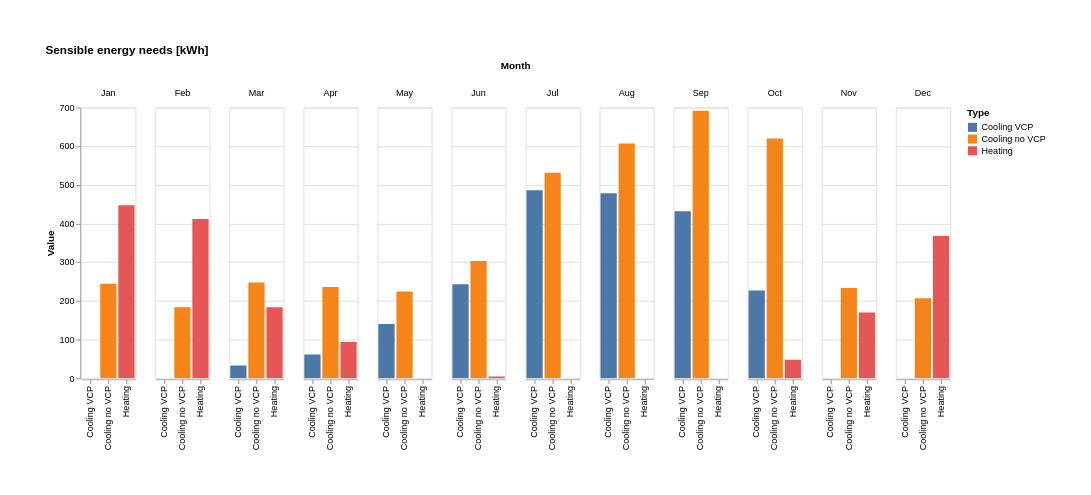

This figure's Vega-Lite source:
### Vega-Lite specification from a JSON file in a GitHub repository (floating-point values rounded to 4 significant figures)
{"$schema": "https://vega.github.io/schema/vega-lite/v6.1.0.json", "config": {"view": {"continuousHeight": 300, "continuousWidth": 300}}, "data": {"name": "data-92f3f0176014aefeaf165f2e8ae3903e"}, "datasets": {"data-92f3f0176014aefeaf165f2e8ae3903e": [{"Month": "Jan", "Type": "Heating", "Value": 447.2}, {"Month": "Feb", "Type": "Heating", "Value": 411.7}, {"Month": "Mar", "Type": "Heating", "Value": 183.6}, {"Month": "Apr", "Type": "Heating", "Value": 93.78}, {"Month": "May", "Type": "Heating", "Value": 0.0}, {"Month": "Jun", "Type": "Heating", "Value": 5.088}, {"Month": "Jul", "Type": "Heating", "Value": 0.0}, {"Month": "Aug", "Type": "Heating", "Value": 0.0}, {"Month": "Sep", "Type": "Heating", "Value": 0.0}, {"Month": "Oct", "Type": "Heating", "Value": 48.06}, {"Month": "Nov", "Type": "Heating", "Value": 169.9}, {"Month": "Dec", "Type": "Heating", "Value": 368.1}, {"Month": "Jan", "Type": "Cooling no VCP", "Value": 244.8}, {"Month": "Feb", "Type": "Cooling no VCP", "Value": 183.7}, {"Month": "Mar", "Type": "Cooling no VCP", "Value": 247.5}, {"Month": "Apr", "Type": "Cooling no VCP", "Value": 236.0}, {"Month": "May", "Type": "Cooling no VCP", "Value": 224.8}, {"Month": "Jun", "Type": "Cooling no VCP", "Value": 303.0}, {"Month": "Jul", "Type": "Cooling no VCP", "Value": 531.1}, {"Month": "Aug", "Type": "Cooling no VCP", "Value": 607.1}, {"Month": "Sep", "Type": "Cooling no VCP", "Value": 691.4}, {"Month": "Oct", "Type": "Cooling no VCP", "Value": 619.5}, {"Month": "Nov", "Type": "Cooling no VCP", "Value": 233.3}, {"Month": "Dec", "Type": "Cooling no VCP", "Value": 207.1}, {"Month": "Jan", "Type": "Cooling VCP", "Value": 2.765e-13}, {"Month": "Feb", "Type": "Cooling VCP", "Value": 3.783e-13}, {"Month": "Mar", "Type": "Cooling VCP", "Value": 33.2}, {"Month": "Apr", "Type": "Cooling VCP", "Value": 61.89}, {"Month": "May", "Type": "Cooling VCP", "Value": 140.3}, {"Month": "Jun", "Type": "Cooling VCP", "Value": 243.1}, {"Month": "Jul", "Type": "Cooling VCP", "Value": 485.8}, {"Month": "Aug", "Type": "Cooling VCP", "Value": 478.6}, {"Month": "Sep", "Type": "Cooling VCP", "Value": 431.9}, {"Month": "Oct", "Type": "Cooling VCP", "Value": 227.1}, {"Month": "Nov", "Type": "Cooling VCP", "Value": 3.929e-13}, {"Month": "Dec", "Type": "Cooling VCP", "Value": 1.892e-13}]}, "encoding": {"color": {"field": "Type", "type": "nominal"}, "column": {"field": "Month", "sort": ["Jan", "Feb", "Mar", "Apr", "May", "Jun", "Jul", "Aug", "Sep", "Oct", "Nov", "Dec"], "type": "nominal"}, "tooltip": [{"field": "Month", "type": "nominal"}, {"field": "Type", "type": "nominal"}, {"field": "Value", "type": "quantitative"}], "x": {"field": "Type", "title": "", "type": "ordinal"}, "y": {"field": "Value", "type": "quantitative"}}, "mark": {"type": "bar"}, "padding": 50, "params": [{"bind": "scales", "name": "param_1e9efca18e7a2868", "select": {"encodings": ["x", "y"], "type": "interval"}}], "title": "Sensible energy needs [kWh]"}
